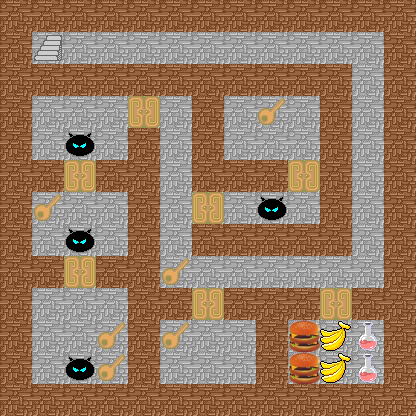

Rendered tile map (Tiled .tmx) drawn with the repository's tilesets; below, a short description and the map source with its tile grids summarised:
An orthogonal 13x13 tile map with 32x32 px tiles, 9 tile layers (Background, Wall, OrangeKey, OrangeLock, ...), 8 tilesets and 6 objects (Upstair, HeroEnter, HeroExit, Shield, Sword).

<map version="1.0" orientation="orthogonal" renderorder="right-down" width="13" height="13" tilewidth="32" tileheight="32">
 <tileset firstgid="1" name="Wall" tilewidth="32" tileheight="32">
  <image source="魔塔吧优质标准化大素材库/Characters/Event01-Wall01.png" width="128" height="128" />
  <terraintypes>
   <terrain name="" tile="-1" />
  </terraintypes>
 </tileset>
 <tileset firstgid="17" name="Key&amp;Lock" tilewidth="32" tileheight="32">
  <image source="魔塔吧优质标准化大素材库/Characters/Event01-Door07.png" width="128" height="128" />
 </tileset>
 <tileset firstgid="33" name="Monster" tilewidth="32" tileheight="32">
  <image source="魔塔吧优质标准化大素材库/Battlers/Monster01-12_3_1.png" width="32" height="32" />
 </tileset>
 <tileset firstgid="34" name="RedBottles" tilewidth="32" tileheight="32">
  <image source="魔塔吧优质标准化大素材库/Icons/Item01-02_1_1.png" width="32" height="32" />
 </tileset>
 <tileset firstgid="35" name="Banana" tilewidth="32" tileheight="32">
  <image source="魔塔吧优质标准化大素材库/Icons/Item01-06_4_1.png" width="32" height="32" />
 </tileset>
 <tileset firstgid="36" name="Hamburger" tilewidth="32" tileheight="32">
  <image source="魔塔吧优质标准化大素材库/Icons/Item03-06_3_4.png" width="32" height="32" />
 </tileset>
 <tileset firstgid="37" name="Downstair" tilewidth="32" tileheight="32">
  <image source="魔塔吧优质标准化大素材库/Icons/Downstair.png" width="32" height="32" />
 </tileset>
 <tileset firstgid="38" name="Upstair" tilewidth="32" tileheight="32">
  <image source="魔塔吧优质标准化大素材库/Icons/Upstair.png" width="32" height="32" />
 </tileset>
 <layer name="Background" width="13" height="13">
  <data>[169 cells, 169 non-empty, 1 distinct tile ids]</data>
 </layer>
 <objectgroup name="Object">
  <object x="-102" y="-78" height="2" />
  <object name="Upstair" x="48" y="48" />
  <object name="HeroEnter" x="208" y="368" />
  <object name="HeroExit" x="80" y="48" />
  <object name="Shield" x="240" y="336">
   <properties>
    <property name="ATK" value="0" />
    <property name="Address" value="Shield.png" />
    <property name="DEF" value="10" />
    <property name="Rest" value="1" />
   </properties>
  </object>
  <object name="Sword" x="240" y="368">
   <properties>
    <property name="ATK" value="10" />
    <property name="Address" value="Sword.png" />
    <property name="DEF" value="0" />
    <property name="Rest" value="1" />
   </properties>
  </object>
 </objectgroup>
 <layer name="Wall" width="13" height="13">
  <data>[169 cells, 91 non-empty, 1 distinct tile ids]</data>
 </layer>
 <layer name="OrangeKey" width="13" height="13">
  <data>[169 cells, 6 non-empty, 1 distinct tile ids]</data>
 </layer>
 <layer name="OrangeLock" width="13" height="13">
  <data>[169 cells, 7 non-empty, 1 distinct tile ids]</data>
 </layer>
 <layer name="Monster" width="13" height="13">
  <data>[169 cells, 4 non-empty, 1 distinct tile ids]</data>
 </layer>
 <layer name="RedBottles" width="13" height="13">
  <data>[169 cells, 2 non-empty, 1 distinct tile ids]</data>
 </layer>
 <layer name="UpStair" width="13" height="13">
  <data>[169 cells, 1 non-empty, 1 distinct tile ids]</data>
 </layer>
 <layer name="Banana" width="13" height="13">
  <data>[169 cells, 2 non-empty, 1 distinct tile ids]</data>
 </layer>
 <layer name="Hamburger" width="13" height="13">
  <data>[169 cells, 2 non-empty, 1 distinct tile ids]</data>
 </layer>
</map>
